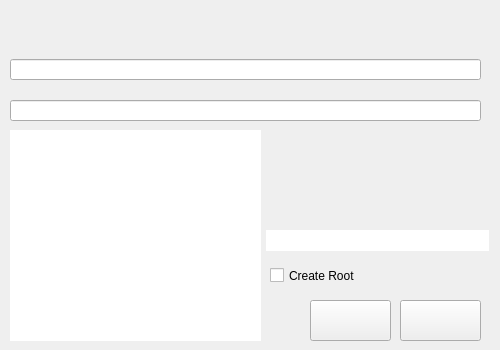
<?xml version="1.0" encoding="UTF-8"?>
<ui version="4.0">
 <class>CHARACTER_RIG_dialog</class>
 <widget class="QWidget" name="CHARACTER_RIG_dialog">
  <property name="geometry">
   <rect>
    <x>0</x>
    <y>0</y>
    <width>500</width>
    <height>350</height>
   </rect>
  </property>
  <property name="minimumSize">
   <size>
    <width>500</width>
    <height>350</height>
   </size>
  </property>
  <property name="maximumSize">
   <size>
    <width>500</width>
    <height>350</height>
   </size>
  </property>
  <property name="windowTitle">
   <string>CHARACTER_RIG</string>
  </property>
  <widget class="QPushButton" name="Go_generate_button">
   <property name="geometry">
    <rect>
     <x>310</x>
     <y>300</y>
     <width>81</width>
     <height>41</height>
    </rect>
   </property>
   <property name="text">
    <string/>
   </property>
  </widget>
  <widget class="QPushButton" name="Back_dialog">
   <property name="geometry">
    <rect>
     <x>400</x>
     <y>300</y>
     <width>81</width>
     <height>41</height>
    </rect>
   </property>
   <property name="text">
    <string/>
   </property>
  </widget>
  <widget class="QLabel" name="back_ground_label_start">
   <property name="geometry">
    <rect>
     <x>0</x>
     <y>0</y>
     <width>500</width>
     <height>350</height>
    </rect>
   </property>
   <property name="styleSheet">
    <string notr="true">background-image: url(:/newPrefix/generate start.png);</string>
   </property>
   <property name="text">
    <string/>
   </property>
  </widget>
  <widget class="QListWidget" name="listWidget_model_to_rig">
   <property name="geometry">
    <rect>
     <x>10</x>
     <y>130</y>
     <width>251</width>
     <height>211</height>
    </rect>
   </property>
   <property name="styleSheet">
    <string notr="true"/>
   </property>
   <property name="frameShape">
    <enum>QFrame::NoFrame</enum>
   </property>
   <property name="frameShadow">
    <enum>QFrame::Sunken</enum>
   </property>
   <property name="alternatingRowColors">
    <bool>false</bool>
   </property>
   <property name="selectionMode">
    <enum>QAbstractItemView::NoSelection</enum>
   </property>
   <property name="selectionBehavior">
    <enum>QAbstractItemView::SelectItems</enum>
   </property>
   <property name="textElideMode">
    <enum>Qt::ElideRight</enum>
   </property>
   <property name="isWrapping" stdset="0">
    <bool>false</bool>
   </property>
   <property name="resizeMode">
    <enum>QListView::Fixed</enum>
   </property>
   <property name="layoutMode">
    <enum>QListView::SinglePass</enum>
   </property>
   <property name="viewMode">
    <enum>QListView::ListMode</enum>
   </property>
   <property name="modelColumn">
    <number>0</number>
   </property>
   <property name="wordWrap">
    <bool>true</bool>
   </property>
   <property name="selectionRectVisible">
    <bool>true</bool>
   </property>
   <property name="sortingEnabled">
    <bool>true</bool>
   </property>
  </widget>
  <widget class="QLineEdit" name="fbx_folder_str">
   <property name="geometry">
    <rect>
     <x>10</x>
     <y>59</y>
     <width>471</width>
     <height>21</height>
    </rect>
   </property>
   <property name="styleSheet">
    <string notr="true"/>
   </property>
   <property name="text">
    <string/>
   </property>
   <property name="readOnly">
    <bool>true</bool>
   </property>
  </widget>
  <widget class="QLineEdit" name="save_figr_folder_str">
   <property name="geometry">
    <rect>
     <x>10</x>
     <y>100</y>
     <width>471</width>
     <height>21</height>
    </rect>
   </property>
   <property name="readOnly">
    <bool>true</bool>
   </property>
  </widget>
  <widget class="QLineEdit" name="file_rig_str">
   <property name="geometry">
    <rect>
     <x>266</x>
     <y>230</y>
     <width>223</width>
     <height>21</height>
    </rect>
   </property>
   <property name="frame">
    <bool>false</bool>
   </property>
   <property name="readOnly">
    <bool>true</bool>
   </property>
  </widget>
  <widget class="QCheckBox" name="Create_Root_Check">
   <property name="geometry">
    <rect>
     <x>270</x>
     <y>260</y>
     <width>211</width>
     <height>31</height>
    </rect>
   </property>
   <property name="styleSheet">
    <string notr="true">font: 11pt &quot;MS Shell Dlg 2&quot;;</string>
   </property>
   <property name="text">
    <string>Create Root</string>
   </property>
  </widget>
  <zorder>back_ground_label_start</zorder>
  <zorder>Go_generate_button</zorder>
  <zorder>Back_dialog</zorder>
  <zorder>listWidget_model_to_rig</zorder>
  <zorder>fbx_folder_str</zorder>
  <zorder>save_figr_folder_str</zorder>
  <zorder>file_rig_str</zorder>
  <zorder>Create_Root_Check</zorder>
 </widget>
 <resources>
  <include location="da.qrc"/>
 </resources>
 <connections/>
</ui>
